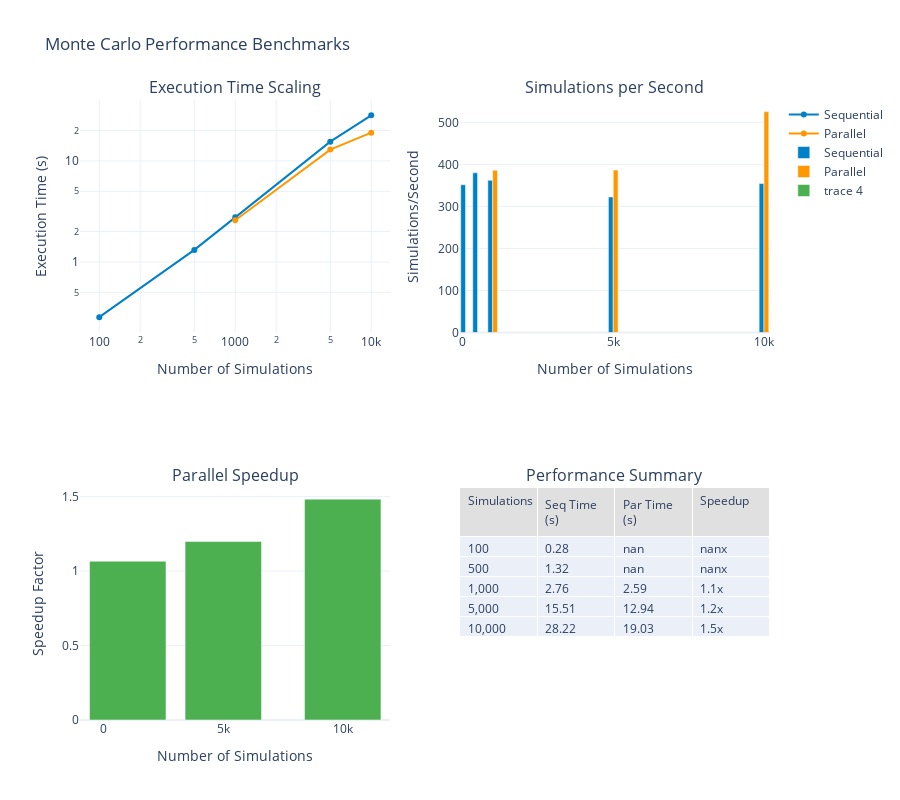

Write notebook code for a chart like this one.
### Markdown cell above
## 2. Performance Benchmarking

### Code cell
def benchmark_performance():
    """Benchmark Monte Carlo engine performance."""
    
    simulation_sizes = [100, 500, 1000, 5000, 10000]
    results = []
    
    for n_sims in simulation_sizes:
        # Sequential run
        engine_seq = setup_simulation_engine(n_simulations=n_sims, parallel=False)
        
        print(f"\nRunning {n_sims:,} simulations (sequential)...")
        start_time = time.time()
        results_seq = engine_seq.run()
        seq_time = time.time() - start_time
        
        # Parallel run (if n_sims >= 1000)
        if n_sims >= 1000:
            engine_par = setup_simulation_engine(n_simulations=n_sims, parallel=True)
            
            print(f"Running {n_sims:,} simulations (parallel)...")
            start_time = time.time()
            results_par = engine_par.run()
            par_time = time.time() - start_time
            
            speedup = seq_time / par_time if par_time > 0 else 1.0
        else:
            par_time = None
            speedup = None
        
        results.append({
            'n_simulations': n_sims,
            'sequential_time': seq_time,
            'parallel_time': par_time,
            'speedup': speedup,
            'sims_per_second_seq': n_sims / seq_time if seq_time > 0 else 0,
            'sims_per_second_par': n_sims / par_time if par_time else None
        })
    
    perf_df = pd.DataFrame(results)
    
    # Create performance visualization
    fig = make_subplots(
        rows=2, cols=2,
        subplot_titles=(
            'Execution Time Scaling',
            'Simulations per Second',
            'Parallel Speedup',
            'Performance Summary'
        ),
        specs=[
            [{'type': 'scatter'}, {'type': 'bar'}],
            [{'type': 'bar'}, {'type': 'table'}]
        ]
    )
    
    # Execution time scaling
    fig.add_trace(
        go.Scatter(
            x=perf_df['n_simulations'],
            y=perf_df['sequential_time'],
            mode='lines+markers',
            name='Sequential',
            line=dict(color=WSJ_COLORS['blue'], width=2)
        ),
        row=1, col=1
    )
    
    if perf_df['parallel_time'].notna().any():
        fig.add_trace(
            go.Scatter(
                x=perf_df[perf_df['parallel_time'].notna()]['n_simulations'],
                y=perf_df[perf_df['parallel_time'].notna()]['parallel_time'],
                mode='lines+markers',
                name='Parallel',
                line=dict(color=WSJ_COLORS['orange'], width=2)
            ),
            row=1, col=1
        )
    
    # Simulations per second
    fig.add_trace(
        go.Bar(
            x=perf_df['n_simulations'],
            y=perf_df['sims_per_second_seq'],
            name='Sequential',
            marker_color=WSJ_COLORS['blue']
        ),
        row=1, col=2
    )
    
    if perf_df['sims_per_second_par'].notna().any():
        fig.add_trace(
            go.Bar(
                x=perf_df[perf_df['sims_per_second_par'].notna()]['n_simulations'],
                y=perf_df[perf_df['sims_per_second_par'].notna()]['sims_per_second_par'],
                name='Parallel',
                marker_color=WSJ_COLORS['orange']
            ),
            row=1, col=2
        )
    
    # Parallel speedup
    if perf_df['speedup'].notna().any():
        fig.add_trace(
            go.Bar(
                x=perf_df[perf_df['speedup'].notna()]['n_simulations'],
                y=perf_df[perf_df['speedup'].notna()]['speedup'],
                marker_color=WSJ_COLORS['green']
            ),
            row=2, col=1
        )
    
    # Performance summary table
    fig.add_trace(
        go.Table(
            header=dict(
                values=['Simulations', 'Seq Time (s)', 'Par Time (s)', 'Speedup'],
                fill_color=WSJ_COLORS['light_gray'],
                align='left'
            ),
            cells=dict(
                values=[
                    [f'{x:,}' for x in perf_df['n_simulations']],
                    [f'{x:.2f}' for x in perf_df['sequential_time']],
                    [f'{x:.2f}' if x else '-' for x in perf_df['parallel_time']],
                    [f'{x:.1f}x' if x else '-' for x in perf_df['speedup']]
                ],
                align='left'
            )
        ),
        row=2, col=2
    )
    
    # Update layout
    fig.update_layout(
        height=800,
        showlegend=True,
        title_text="Monte Carlo Performance Benchmarks",
        template='plotly_white',
        barmode='group'
    )
    
    fig.update_xaxes(title_text="Number of Simulations", row=1, col=1, type='log')
    fig.update_xaxes(title_text="Number of Simulations", row=1, col=2)
    fig.update_xaxes(title_text="Number of Simulations", row=2, col=1)
    
    fig.update_yaxes(title_text="Execution Time (s)", row=1, col=1, type='log')
    fig.update_yaxes(title_text="Simulations/Second", row=1, col=2)
    fig.update_yaxes(title_text="Speedup Factor", row=2, col=1)
    
    fig.show()
    
    print("\nPerformance Summary:")
    print("="*70)
    print(perf_df.to_string(index=False))
    
    # Check if we meet performance targets
    if 10000 in perf_df['n_simulations'].values:
        idx_10k = perf_df[perf_df['n_simulations'] == 10000].index[0]
        time_10k = perf_df.loc[idx_10k, 'parallel_time'] or perf_df.loc[idx_10k, 'sequential_time']
        
        print(f"\n10K simulations completed in {time_10k:.2f}s")
        if time_10k < 10:
            print("✓ Performance target met: < 10s for 10K simulations")
        else:
            print("✗ Performance target not met (target: < 10s)")

# Run benchmarks
benchmark_performance()

### Figure 1 — Plotly figure (JSON) as saved in the notebook; plotly's stock layout.template omitted (floating-point values rounded to 4 significant figures)
{"data": [{"line": {"color": "#0080C7", "width": 2}, "mode": "lines+markers", "name": "Sequential", "type": "scatter", "x": [100, 500, 1000, 5000, 10000], "xaxis": "x", "y": [0.2844, 1.316, 2.761, 15.51, 28.22], "yaxis": "y"}, {"line": {"color": "#FF9800", "width": 2}, "mode": "lines+markers", "name": "Parallel", "type": "scatter", "x": [1000, 5000, 10000], "xaxis": "x", "y": [2.59, 12.94, 19.03], "yaxis": "y"}, {"marker": {"color": "#0080C7"}, "name": "Sequential", "type": "bar", "x": [100, 500, 1000, 5000, 10000], "xaxis": "x2", "y": [351.7, 380.0, 362.1, 322.4, 354.3], "yaxis": "y2"}, {"marker": {"color": "#FF9800"}, "name": "Parallel", "type": "bar", "x": [1000, 5000, 10000], "xaxis": "x2", "y": [386.1, 386.4, 525.5], "yaxis": "y2"}, {"marker": {"color": "#4CAF50"}, "type": "bar", "x": [1000, 5000, 10000], "xaxis": "x3", "y": [1.066, 1.198, 1.483], "yaxis": "y3"}, {"cells": {"align": "left", "values": [["100", "500", "1,000", "5,000", "10,000"], ["0.28", "1.32", "2.76", "15.51", "28.22"], ["nan", "nan", "2.59", "12.94", "19.03"], ["nanx", "nanx", "1.1x", "1.2x", "1.5x"]]}, "domain": {"x": [0.55, 1], "y": [0, 0.375]}, "header": {"align": "left", "fill": {"color": "#E0E0E0"}, "values": ["Simulations", "Seq Time (s)", "Par Time (s)", "Speedup"]}, "type": "table"}], "layout": {"annotations": [{"font": {"size": 16}, "showarrow": false, "text": "Execution Time Scaling", "x": 0.225, "xanchor": "center", "xref": "paper", "y": 1, "yanchor": "bottom", "yref": "paper"}, {"font": {"size": 16}, "showarrow": false, "text": "Simulations per Second", "x": 0.775, "xanchor": "center", "xref": "paper", "y": 1, "yanchor": "bottom", "yref": "paper"}, {"font": {"size": 16}, "showarrow": false, "text": "Parallel Speedup", "x": 0.225, "xanchor": "center", "xref": "paper", "y": 0.375, "yanchor": "bottom", "yref": "paper"}, {"font": {"size": 16}, "showarrow": false, "text": "Performance Summary", "x": 0.775, "xanchor": "center", "xref": "paper", "y": 0.375, "yanchor": "bottom", "yref": "paper"}], "barmode": "group", "height": 800, "showlegend": true, "title": {"text": "Monte Carlo Performance Benchmarks"}, "xaxis": {"anchor": "y", "domain": [0, 0.45], "title": {"text": "Number of Simulations"}, "type": "log"}, "xaxis2": {"anchor": "y2", "domain": [0.55, 1], "title": {"text": "Number of Simulations"}}, "xaxis3": {"anchor": "y3", "domain": [0, 0.45], "title": {"text": "Number of Simulations"}}, "yaxis": {"anchor": "x", "domain": [0.625, 1], "title": {"text": "Execution Time (s)"}, "type": "log"}, "yaxis2": {"anchor": "x2", "domain": [0.625, 1], "title": {"text": "Simulations/Second"}}, "yaxis3": {"anchor": "x3", "domain": [0, 0.375], "title": {"text": "Speedup Factor"}}}}
